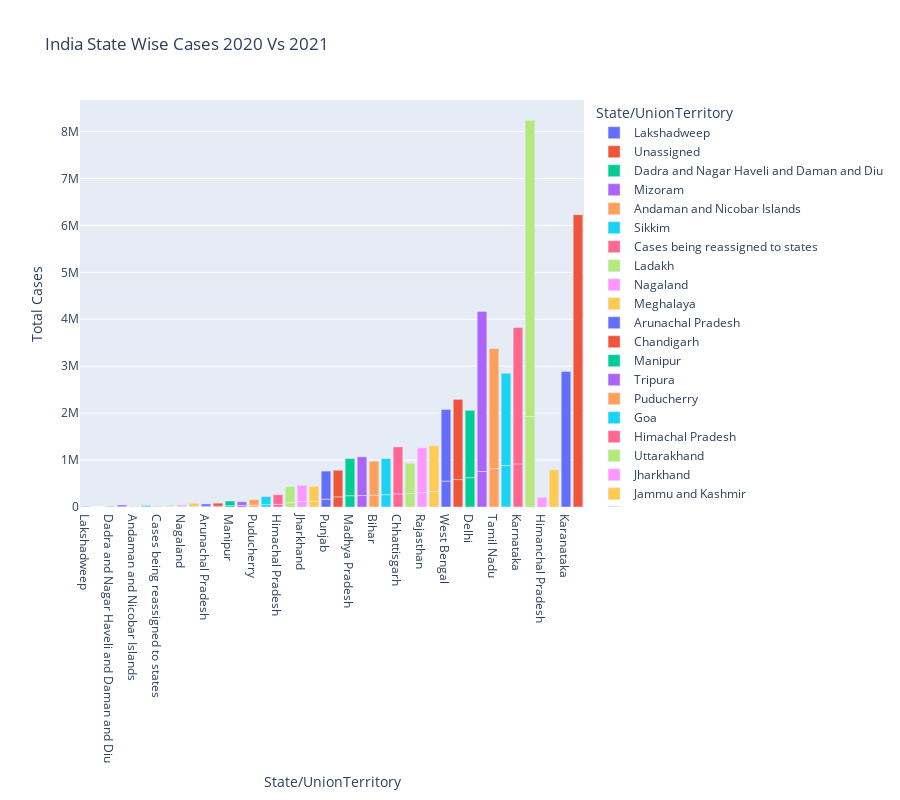

Notebook source saved alongside this figure:
### Code cell
px.bar(yearly_cases, x='State/UnionTerritory', y='Confirmed',
      color='State/UnionTerritory',
      hover_name='Year', height=800,
      labels={'Confirmed':'Total Cases'},
      title="India State Wise Cases 2020 Vs 2021"
      )

### Figure 1 — Plotly figure (JSON) as saved in the notebook; plotly's stock layout.template omitted (floating-point values rounded to 4 significant figures)
{"data": [{"alignmentgroup": "True", "hovertemplate": "<b>%{hovertext}</b><br><br>State/UnionTerritory=%{x}<br>Total Cases=%{y}<extra></extra>", "hovertext": [2020, 2021], "legendgroup": "Lakshadweep", "marker": {"color": "#636efa", "pattern": {"shape": ""}}, "name": "Lakshadweep", "offsetgroup": "Lakshadweep", "orientation": "v", "showlegend": true, "textposition": "auto", "type": "bar", "x": ["Lakshadweep", "Lakshadweep"], "xaxis": "x", "y": [0, 10195], "yaxis": "y"}, {"alignmentgroup": "True", "hovertemplate": "<b>%{hovertext}</b><br><br>State/UnionTerritory=%{x}<br>Total Cases=%{y}<extra></extra>", "hovertext": [2020], "legendgroup": "Unassigned", "marker": {"color": "#EF553B", "pattern": {"shape": ""}}, "name": "Unassigned", "offsetgroup": "Unassigned", "orientation": "v", "showlegend": true, "textposition": "auto", "type": "bar", "x": ["Unassigned"], "xaxis": "x", "y": [77], "yaxis": "y"}, {"alignmentgroup": "True", "hovertemplate": "<b>%{hovertext}</b><br><br>State/UnionTerritory=%{x}<br>Total Cases=%{y}<extra></extra>", "hovertext": [2020, 2021], "legendgroup": "Dadra and Nagar Haveli and Daman and Diu", "marker": {"color": "#00cc96", "pattern": {"shape": ""}}, "name": "Dadra and Nagar Haveli and Daman and Diu", "offsetgroup": "Dadra and Nagar Haveli and Daman and Diu", "orientation": "v", "showlegend": true, "textposition": "auto", "type": "bar", "x": ["Dadra and Nagar Haveli and Daman and Diu", "Dadra and Nagar Haveli and Daman and Diu"], "xaxis": "x", "y": [3375, 10650], "yaxis": "y"}, {"alignmentgroup": "True", "hovertemplate": "<b>%{hovertext}</b><br><br>State/UnionTerritory=%{x}<br>Total Cases=%{y}<extra></extra>", "hovertext": [2020, 2021], "legendgroup": "Mizoram", "marker": {"color": "#ab63fa", "pattern": {"shape": ""}}, "name": "Mizoram", "offsetgroup": "Mizoram", "orientation": "v", "showlegend": true, "textposition": "auto", "type": "bar", "x": ["Mizoram", "Mizoram"], "xaxis": "x", "y": [4204, 39363], "yaxis": "y"}, {"alignmentgroup": "True", "hovertemplate": "<b>%{hovertext}</b><br><br>State/UnionTerritory=%{x}<br>Total Cases=%{y}<extra></extra>", "hovertext": [2020, 2021], "legendgroup": "Andaman and Nicobar Islands", "marker": {"color": "#FFA15A", "pattern": {"shape": ""}}, "name": "Andaman and Nicobar Islands", "offsetgroup": "Andaman and Nicobar Islands", "orientation": "v", "showlegend": true, "textposition": "auto", "type": "bar", "x": ["Andaman and Nicobar Islands", "Andaman and Nicobar Islands"], "xaxis": "x", "y": [4941, 7539], "yaxis": "y"}, {"alignmentgroup": "True", "hovertemplate": "<b>%{hovertext}</b><br><br>State/UnionTerritory=%{x}<br>Total Cases=%{y}<extra></extra>", "hovertext": [2020, 2021], "legendgroup": "Sikkim", "marker": {"color": "#19d3f3", "pattern": {"shape": ""}}, "name": "Sikkim", "offsetgroup": "Sikkim", "orientation": "v", "showlegend": true, "textposition": "auto", "type": "bar", "x": ["Sikkim", "Sikkim"], "xaxis": "x", "y": [5877, 26754], "yaxis": "y"}, {"alignmentgroup": "True", "hovertemplate": "<b>%{hovertext}</b><br><br>State/UnionTerritory=%{x}<br>Total Cases=%{y}<extra></extra>", "hovertext": [2020], "legendgroup": "Cases being reassigned to states", "marker": {"color": "#FF6692", "pattern": {"shape": ""}}, "name": "Cases being reassigned to states", "offsetgroup": "Cases being reassigned to states", "orientation": "v", "showlegend": true, "textposition": "auto", "type": "bar", "x": ["Cases being reassigned to states"], "xaxis": "x", "y": [9265], "yaxis": "y"}, {"alignmentgroup": "True", "hovertemplate": "<b>%{hovertext}</b><br><br>State/UnionTerritory=%{x}<br>Total Cases=%{y}<extra></extra>", "hovertext": [2020, 2021], "legendgroup": "Ladakh", "marker": {"color": "#B6E880", "pattern": {"shape": ""}}, "name": "Ladakh", "offsetgroup": "Ladakh", "orientation": "v", "showlegend": true, "textposition": "auto", "type": "bar", "x": ["Ladakh", "Ladakh"], "xaxis": "x", "y": [9447, 20340], "yaxis": "y"}, {"alignmentgroup": "True", "hovertemplate": "<b>%{hovertext}</b><br><br>State/UnionTerritory=%{x}<br>Total Cases=%{y}<extra></extra>", "hovertext": [2020, 2021], "legendgroup": "Nagaland", "marker": {"color": "#FF97FF", "pattern": {"shape": ""}}, "name": "Nagaland", "offsetgroup": "Nagaland", "orientation": "v", "showlegend": true, "textposition": "auto", "type": "bar", "x": ["Nagaland", "Nagaland"], "xaxis": "x", "y": [11921, 27945], "yaxis": "y"}, {"alignmentgroup": "True", "hovertemplate": "<b>%{hovertext}</b><br><br>State/UnionTerritory=%{x}<br>Total Cases=%{y}<extra></extra>", "hovertext": [2020, 2021], "legendgroup": "Meghalaya", "marker": {"color": "#FECB52", "pattern": {"shape": ""}}, "name": "Meghalaya", "offsetgroup": "Meghalaya", "orientation": "v", "showlegend": true, "textposition": "auto", "type": "bar", "x": ["Meghalaya", "Meghalaya"], "xaxis": "x", "y": [13408, 65589], "yaxis": "y"}, {"alignmentgroup": "True", "hovertemplate": "<b>%{hovertext}</b><br><br>State/UnionTerritory=%{x}<br>Total Cases=%{y}<extra></extra>", "hovertext": [2020, 2021], "legendgroup": "Arunachal Pradesh", "marker": {"color": "#636efa", "pattern": {"shape": ""}}, "name": "Arunachal Pradesh", "offsetgroup": "Arunachal Pradesh", "orientation": "v", "showlegend": true, "textposition": "auto", "type": "bar", "x": ["Arunachal Pradesh", "Arunachal Pradesh"], "xaxis": "x", "y": [16711, 48260], "yaxis": "y"}, {"alignmentgroup": "True", "hovertemplate": "<b>%{hovertext}</b><br><br>State/UnionTerritory=%{x}<br>Total Cases=%{y}<extra></extra>", "hovertext": [2020, 2021], "legendgroup": "Chandigarh", "marker": {"color": "#EF553B", "pattern": {"shape": ""}}, "name": "Chandigarh", "offsetgroup": "Chandigarh", "orientation": "v", "showlegend": true, "textposition": "auto", "type": "bar", "x": ["Chandigarh", "Chandigarh"], "xaxis": "x", "y": [19682, 61954], "yaxis": "y"}, {"alignmentgroup": "True", "hovertemplate": "<b>%{hovertext}</b><br><br>State/UnionTerritory=%{x}<br>Total Cases=%{y}<extra></extra>", "hovertext": [2020, 2021], "legendgroup": "Manipur", "marker": {"color": "#00cc96", "pattern": {"shape": ""}}, "name": "Manipur", "offsetgroup": "Manipur", "orientation": "v", "showlegend": true, "textposition": "auto", "type": "bar", "x": ["Manipur", "Manipur"], "xaxis": "x", "y": [28137, 99331], "yaxis": "y"}, {"alignmentgroup": "True", "hovertemplate": "<b>%{hovertext}</b><br><br>State/UnionTerritory=%{x}<br>Total Cases=%{y}<extra></extra>", "hovertext": [2020, 2021], "legendgroup": "Tripura", "marker": {"color": "#ab63fa", "pattern": {"shape": ""}}, "name": "Tripura", "offsetgroup": "Tripura", "orientation": "v", "showlegend": true, "textposition": "auto", "type": "bar", "x": ["Tripura", "Tripura"], "xaxis": "x", "y": [33264, 78722], "yaxis": "y"}, {"alignmentgroup": "True", "hovertemplate": "<b>%{hovertext}</b><br><br>State/UnionTerritory=%{x}<br>Total Cases=%{y}<extra></extra>", "hovertext": [2020, 2021], "legendgroup": "Puducherry", "marker": {"color": "#FFA15A", "pattern": {"shape": ""}}, "name": "Puducherry", "offsetgroup": "Puducherry", "orientation": "v", "showlegend": true, "textposition": "auto", "type": "bar", "x": ["Puducherry", "Puducherry"], "xaxis": "x", "y": [38096, 121005], "yaxis": "y"}, {"alignmentgroup": "True", "hovertemplate": "<b>%{hovertext}</b><br><br>State/UnionTerritory=%{x}<br>Total Cases=%{y}<extra></extra>", "hovertext": [2020, 2021], "legendgroup": "Goa", "marker": {"color": "#19d3f3", "pattern": {"shape": ""}}, "name": "Goa", "offsetgroup": "Goa", "orientation": "v", "showlegend": true, "textposition": "auto", "type": "bar", "x": ["Goa", "Goa"], "xaxis": "x", "y": [50981, 171205], "yaxis": "y"}, {"alignmentgroup": "True", "hovertemplate": "<b>%{hovertext}</b><br><br>State/UnionTerritory=%{x}<br>Total Cases=%{y}<extra></extra>", "hovertext": [2020, 2021], "legendgroup": "Himachal Pradesh", "marker": {"color": "#FF6692", "pattern": {"shape": ""}}, "name": "Himachal Pradesh", "offsetgroup": "Himachal Pradesh", "orientation": "v", "showlegend": true, "textposition": "auto", "type": "bar", "x": ["Himachal Pradesh", "Himachal Pradesh"], "xaxis": "x", "y": [55114, 206161], "yaxis": "y"}, {"alignmentgroup": "True", "hovertemplate": "<b>%{hovertext}</b><br><br>State/UnionTerritory=%{x}<br>Total Cases=%{y}<extra></extra>", "hovertext": [2020, 2021], "legendgroup": "Uttarakhand", "marker": {"color": "#B6E880", "pattern": {"shape": ""}}, "name": "Uttarakhand", "offsetgroup": "Uttarakhand", "orientation": "v", "showlegend": true, "textposition": "auto", "type": "bar", "x": ["Uttarakhand", "Uttarakhand"], "xaxis": "x", "y": [90616, 342161], "yaxis": "y"}, {"alignmentgroup": "True", "hovertemplate": "<b>%{hovertext}</b><br><br>State/UnionTerritory=%{x}<br>Total Cases=%{y}<extra></extra>", "hovertext": [2020, 2021], "legendgroup": "Jharkhand", "marker": {"color": "#FF97FF", "pattern": {"shape": ""}}, "name": "Jharkhand", "offsetgroup": "Jharkhand", "orientation": "v", "showlegend": true, "textposition": "auto", "type": "bar", "x": ["Jharkhand", "Jharkhand"], "xaxis": "x", "y": [114873, 347200], "yaxis": "y"}, {"alignmentgroup": "True", "hovertemplate": "<b>%{hovertext}</b><br><br>State/UnionTerritory=%{x}<br>Total Cases=%{y}<extra></extra>", "hovertext": [2020, 2021], "legendgroup": "Jammu and Kashmir", "marker": {"color": "#FECB52", "pattern": {"shape": ""}}, "name": "Jammu and Kashmir", "offsetgroup": "Jammu and Kashmir", "orientation": "v", "showlegend": true, "textposition": "auto", "type": "bar", "x": ["Jammu and Kashmir", "Jammu and Kashmir"], "xaxis": "x", "y": [120744, 321607], "yaxis": "y"}, {"alignmentgroup": "True", "hovertemplate": "<b>%{hovertext}</b><br><br>State/UnionTerritory=%{x}<br>Total Cases=%{y}<extra></extra>", "hovertext": [2020, 2021], "legendgroup": "Punjab", "marker": {"color": "#636efa", "pattern": {"shape": ""}}, "name": "Punjab", "offsetgroup": "Punjab", "orientation": "v", "showlegend": true, "textposition": "auto", "type": "bar", "x": ["Punjab", "Punjab"], "xaxis": "x", "y": [166239, 599130], "yaxis": "y"}, {"alignmentgroup": "True", "hovertemplate": "<b>%{hovertext}</b><br><br>State/UnionTerritory=%{x}<br>Total Cases=%{y}<extra></extra>", "hovertext": [2020, 2021], "legendgroup": "Assam", "marker": {"color": "#EF553B", "pattern": {"shape": ""}}, "name": "Assam", "offsetgroup": "Assam", "orientation": "v", "showlegend": true, "textposition": "auto", "type": "bar", "x": ["Assam", "Assam"], "xaxis": "x", "y": [216139, 566982], "yaxis": "y"}, {"alignmentgroup": "True", "hovertemplate": "<b>%{hovertext}</b><br><br>State/UnionTerritory=%{x}<br>Total Cases=%{y}<extra></extra>", "hovertext": [2020, 2021], "legendgroup": "Madhya Pradesh", "marker": {"color": "#00cc96", "pattern": {"shape": ""}}, "name": "Madhya Pradesh", "offsetgroup": "Madhya Pradesh", "orientation": "v", "showlegend": true, "textposition": "auto", "type": "bar", "x": ["Madhya Pradesh", "Madhya Pradesh"], "xaxis": "x", "y": [240947, 791845], "yaxis": "y"}, {"alignmentgroup": "True", "hovertemplate": "<b>%{hovertext}</b><br><br>State/UnionTerritory=%{x}<br>Total Cases=%{y}<extra></extra>", "hovertext": [2020, 2021], "legendgroup": "Gujarat", "marker": {"color": "#ab63fa", "pattern": {"shape": ""}}, "name": "Gujarat", "offsetgroup": "Gujarat", "orientation": "v", "showlegend": true, "textposition": "auto", "type": "bar", "x": ["Gujarat", "Gujarat"], "xaxis": "x", "y": [244258, 824900], "yaxis": "y"}, {"alignmentgroup": "True", "hovertemplate": "<b>%{hovertext}</b><br><br>State/UnionTerritory=%{x}<br>Total Cases=%{y}<extra></extra>", "hovertext": [2020, 2021], "legendgroup": "Bihar", "marker": {"color": "#FFA15A", "pattern": {"shape": ""}}, "name": "Bihar", "offsetgroup": "Bihar", "orientation": "v", "showlegend": true, "textposition": "auto", "type": "bar", "x": ["Bihar", "Bihar"], "xaxis": "x", "y": [251348, 724880], "yaxis": "y"}, {"alignmentgroup": "True", "hovertemplate": "<b>%{hovertext}</b><br><br>State/UnionTerritory=%{x}<br>Total Cases=%{y}<extra></extra>", "hovertext": [2020, 2021], "legendgroup": "Haryana", "marker": {"color": "#19d3f3", "pattern": {"shape": ""}}, "name": "Haryana", "offsetgroup": "Haryana", "orientation": "v", "showlegend": true, "textposition": "auto", "type": "bar", "x": ["Haryana", "Haryana"], "xaxis": "x", "y": [262054, 769942], "yaxis": "y"}, {"alignmentgroup": "True", "hovertemplate": "<b>%{hovertext}</b><br><br>State/UnionTerritory=%{x}<br>Total Cases=%{y}<extra></extra>", "hovertext": [2020, 2021], "legendgroup": "Chhattisgarh", "marker": {"color": "#FF6692", "pattern": {"shape": ""}}, "name": "Chhattisgarh", "offsetgroup": "Chhattisgarh", "orientation": "v", "showlegend": true, "textposition": "auto", "type": "bar", "x": ["Chhattisgarh", "Chhattisgarh"], "xaxis": "x", "y": [278540, 1002222], "yaxis": "y"}, {"alignmentgroup": "True", "hovertemplate": "<b>%{hovertext}</b><br><br>State/UnionTerritory=%{x}<br>Total Cases=%{y}<extra></extra>", "hovertext": [2020, 2021], "legendgroup": "Telangana", "marker": {"color": "#B6E880", "pattern": {"shape": ""}}, "name": "Telangana", "offsetgroup": "Telangana", "orientation": "v", "showlegend": true, "textposition": "auto", "type": "bar", "x": ["Telangana", "Telangana"], "xaxis": "x", "y": [286354, 645406], "yaxis": "y"}, {"alignmentgroup": "True", "hovertemplate": "<b>%{hovertext}</b><br><br>State/UnionTerritory=%{x}<br>Total Cases=%{y}<extra></extra>", "hovertext": [2020, 2021], "legendgroup": "Rajasthan", "marker": {"color": "#FF97FF", "pattern": {"shape": ""}}, "name": "Rajasthan", "offsetgroup": "Rajasthan", "orientation": "v", "showlegend": true, "textposition": "auto", "type": "bar", "x": ["Rajasthan", "Rajasthan"], "xaxis": "x", "y": [307554, 953688], "yaxis": "y"}, {"alignmentgroup": "True", "hovertemplate": "<b>%{hovertext}</b><br><br>State/UnionTerritory=%{x}<br>Total Cases=%{y}<extra></extra>", "hovertext": [2020, 2021], "legendgroup": "Odisha", "marker": {"color": "#FECB52", "pattern": {"shape": ""}}, "name": "Odisha", "offsetgroup": "Odisha", "orientation": "v", "showlegend": true, "textposition": "auto", "type": "bar", "x": ["Odisha", "Odisha"], "xaxis": "x", "y": [329306, 978705], "yaxis": "y"}, {"alignmentgroup": "True", "hovertemplate": "<b>%{hovertext}</b><br><br>State/UnionTerritory=%{x}<br>Total Cases=%{y}<extra></extra>", "hovertext": [2020, 2021], "legendgroup": "West Bengal", "marker": {"color": "#636efa", "pattern": {"shape": ""}}, "name": "West Bengal", "offsetgroup": "West Bengal", "orientation": "v", "showlegend": true, "textposition": "auto", "type": "bar", "x": ["West Bengal", "West Bengal"], "xaxis": "x", "y": [550893, 1528720], "yaxis": "y"}, {"alignmentgroup": "True", "hovertemplate": "<b>%{hovertext}</b><br><br>State/UnionTerritory=%{x}<br>Total Cases=%{y}<extra></extra>", "hovertext": [2020, 2021], "legendgroup": "Uttar Pradesh", "marker": {"color": "#EF553B", "pattern": {"shape": ""}}, "name": "Uttar Pradesh", "offsetgroup": "Uttar Pradesh", "orientation": "v", "showlegend": true, "textposition": "auto", "type": "bar", "x": ["Uttar Pradesh", "Uttar Pradesh"], "xaxis": "x", "y": [584966, 1708476], "yaxis": "y"}, {"alignmentgroup": "True", "hovertemplate": "<b>%{hovertext}</b><br><br>State/UnionTerritory=%{x}<br>Total Cases=%{y}<extra></extra>", "hovertext": [2020, 2021], "legendgroup": "Delhi", "marker": {"color": "#00cc96", "pattern": {"shape": ""}}, "name": "Delhi", "offsetgroup": "Delhi", "orientation": "v", "showlegend": true, "textposition": "auto", "type": "bar", "x": ["Delhi", "Delhi"], "xaxis": "x", "y": [624795, 1436350], "yaxis": "y"}, {"alignmentgroup": "True", "hovertemplate": "<b>%{hovertext}</b><br><br>State/UnionTerritory=%{x}<br>Total Cases=%{y}<extra></extra>", "hovertext": [2020, 2021], "legendgroup": "Kerala", "marker": {"color": "#ab63fa", "pattern": {"shape": ""}}, "name": "Kerala", "offsetgroup": "Kerala", "orientation": "v", "showlegend": true, "textposition": "auto", "type": "bar", "x": ["Kerala", "Kerala"], "xaxis": "x", "y": [755718, 3411489], "yaxis": "y"}, {"alignmentgroup": "True", "hovertemplate": "<b>%{hovertext}</b><br><br>State/UnionTerritory=%{x}<br>Total Cases=%{y}<extra></extra>", "hovertext": [2020, 2021], "legendgroup": "Tamil Nadu", "marker": {"color": "#FFA15A", "pattern": {"shape": ""}}, "name": "Tamil Nadu", "offsetgroup": "Tamil Nadu", "orientation": "v", "showlegend": true, "textposition": "auto", "type": "bar", "x": ["Tamil Nadu", "Tamil Nadu"], "xaxis": "x", "y": [817077, 2561587], "yaxis": "y"}, {"alignmentgroup": "True", "hovertemplate": "<b>%{hovertext}</b><br><br>State/UnionTerritory=%{x}<br>Total Cases=%{y}<extra></extra>", "hovertext": [2020, 2021], "legendgroup": "Andhra Pradesh", "marker": {"color": "#19d3f3", "pattern": {"shape": ""}}, "name": "Andhra Pradesh", "offsetgroup": "Andhra Pradesh", "orientation": "v", "showlegend": true, "textposition": "auto", "type": "bar", "x": ["Andhra Pradesh", "Andhra Pradesh"], "xaxis": "x", "y": [881948, 1968462], "yaxis": "y"}, {"alignmentgroup": "True", "hovertemplate": "<b>%{hovertext}</b><br><br>State/UnionTerritory=%{x}<br>Total Cases=%{y}<extra></extra>", "hovertext": [2020, 2021], "legendgroup": "Karnataka", "marker": {"color": "#FF6692", "pattern": {"shape": ""}}, "name": "Karnataka", "offsetgroup": "Karnataka", "orientation": "v", "showlegend": true, "textposition": "auto", "type": "bar", "x": ["Karnataka", "Karnataka"], "xaxis": "x", "y": [918544, 2906999], "yaxis": "y"}, {"alignmentgroup": "True", "hovertemplate": "<b>%{hovertext}</b><br><br>State/UnionTerritory=%{x}<br>Total Cases=%{y}<extra></extra>", "hovertext": [2020, 2021], "legendgroup": "Maharashtra", "marker": {"color": "#B6E880", "pattern": {"shape": ""}}, "name": "Maharashtra", "offsetgroup": "Maharashtra", "orientation": "v", "showlegend": true, "textposition": "auto", "type": "bar", "x": ["Maharashtra", "Maharashtra"], "xaxis": "x", "y": [1928603, 6310194], "yaxis": "y"}, {"alignmentgroup": "True", "hovertemplate": "<b>%{hovertext}</b><br><br>State/UnionTerritory=%{x}<br>Total Cases=%{y}<extra></extra>", "hovertext": [2021], "legendgroup": "Himanchal Pradesh", "marker": {"color": "#FF97FF", "pattern": {"shape": ""}}, "name": "Himanchal Pradesh", "offsetgroup": "Himanchal Pradesh", "orientation": "v", "showlegend": true, "textposition": "auto", "type": "bar", "x": ["Himanchal Pradesh"], "xaxis": "x", "y": [204516], "yaxis": "y"}, {"alignmentgroup": "True", "hovertemplate": "<b>%{hovertext}</b><br><br>State/UnionTerritory=%{x}<br>Total Cases=%{y}<extra></extra>", "hovertext": [2021], "legendgroup": "Madhya Pradesh***", "marker": {"color": "#FECB52", "pattern": {"shape": ""}}, "name": "Madhya Pradesh***", "offsetgroup": "Madhya Pradesh***", "orientation": "v", "showlegend": true, "textposition": "auto", "type": "bar", "x": ["Madhya Pradesh***"], "xaxis": "x", "y": [791656], "yaxis": "y"}, {"alignmentgroup": "True", "hovertemplate": "<b>%{hovertext}</b><br><br>State/UnionTerritory=%{x}<br>Total Cases=%{y}<extra></extra>", "hovertext": [2021], "legendgroup": "Karanataka", "marker": {"color": "#636efa", "pattern": {"shape": ""}}, "name": "Karanataka", "offsetgroup": "Karanataka", "orientation": "v", "showlegend": true, "textposition": "auto", "type": "bar", "x": ["Karanataka"], "xaxis": "x", "y": [2885238], "yaxis": "y"}, {"alignmentgroup": "True", "hovertemplate": "<b>%{hovertext}</b><br><br>State/UnionTerritory=%{x}<br>Total Cases=%{y}<extra></extra>", "hovertext": [2021], "legendgroup": "Maharashtra***", "marker": {"color": "#EF553B", "pattern": {"shape": ""}}, "name": "Maharashtra***", "offsetgroup": "Maharashtra***", "orientation": "v", "showlegend": true, "textposition": "auto", "type": "bar", "x": ["Maharashtra***"], "xaxis": "x", "y": [6229596], "yaxis": "y"}], "layout": {"barmode": "relative", "height": 800, "legend": {"title": {"text": "State/UnionTerritory"}, "tracegroupgap": 0}, "title": {"text": "India State Wise Cases 2020 Vs 2021"}, "xaxis": {"anchor": "y", "categoryarray": ["Lakshadweep", "Unassigned", "Dadra and Nagar Haveli and Daman and Diu", "Mizoram", "Andaman and Nicobar Islands", "Sikkim", "Cases being reassigned to states", "Ladakh", "Nagaland", "Meghalaya", "Arunachal Pradesh", "Chandigarh", "Manipur", "Tripura", "Puducherry", "Goa", "Himachal Pradesh", "Uttarakhand", "Jharkhand", "Jammu and Kashmir", "Punjab", "Assam", "Madhya Pradesh", "Gujarat", "Bihar", "Haryana", "Chhattisgarh", "Telangana", "Rajasthan", "Odisha", "West Bengal", "Uttar Pradesh", "Delhi", "Kerala", "Tamil Nadu", "Andhra Pradesh", "Karnataka", "Maharashtra", "Himanchal Pradesh", "Madhya Pradesh***", "Karanataka", "Maharashtra***"], "categoryorder": "array", "domain": [0, 1], "title": {"text": "State/UnionTerritory"}}, "yaxis": {"anchor": "x", "domain": [0, 1], "title": {"text": "Total Cases"}}}}
